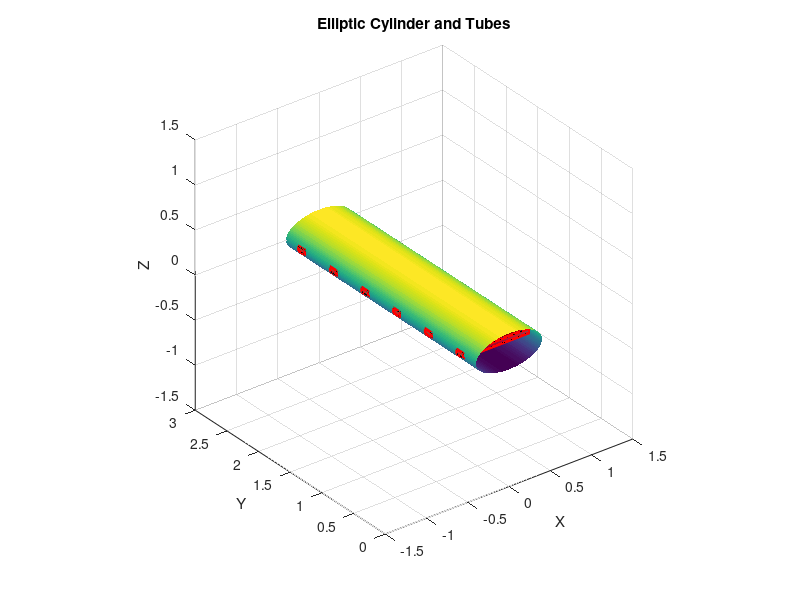

Reproduce this figure in MATLAB.
% Parameters for Case 1 (in meters)
L = 3000/1000; % Length of the elliptic cylinder in mm
a = 400/1000; % Semi-major axis of the ellipse in mm
b = 200/1000; % Semi-minor axis of the ellipse in mm
w = 100/1000; % Width of the tube in mm
d = 50/1000; % Depth of the tube in mm

% Plot the elliptic cylinder (shell)
theta = linspace(0, 2*pi, 100);
z = linspace(0, L, 100);
[Theta, Z] = meshgrid(theta, z);
X_shell = a * cos(Theta);
Z_shell = b * sin(Theta);
Y_shell = Z;

figure;
surf(X_shell, Y_shell, Z_shell, 'EdgeColor', 'none');
hold on;

% Plot the six tubes inside the shell
% Define the vertices of the rectangular prism
tube_x = [-a, a, a, -a, -a, a, a, -a];
tube_y = [-w/2, -w/2, w/2, w/2, -w/2, -w/2, w/2, w/2];
tube_z = [-d/2, -d/2, -d/2, -d/2, d/2, d/2, d/2, d/2];

% Define the faces of the rectangular prism
faces = [
    1 2 6 5; % Bottom face
    2 3 7 6; % Side face
    3 4 8 7; % Top face
    4 1 5 8; % Side face
    1 2 3 4; % Front face
    5 6 7 8; % Back face
];
for i = 0:5
    shift_y = i * (L / 6) + L/12 ;
    
    % Shift the vertices
    x = tube_x;
    y = tube_y + shift_y;
    z = tube_z;
    
    % Plot the faces
    for j = 1:size(faces, 1)
        fill3(x(faces(j, :)), y(faces(j, :)), z(faces(j, :)), 'r', 'FaceAlpha', 0.5);
    end
    
    % Plot the edges
    for j = 1:size(faces, 1)
        for k = 1:size(faces, 2)
            next_k = mod(k, size(faces, 2)) + 1;
            plot3([x(faces(j, k)) x(faces(j, next_k))], [y(faces(j, k)) y(faces(j, next_k))], [z(faces(j, k)) z(faces(j, next_k))], 'r', 'LineWidth', 2);
        end
    end
end
title('Elliptic Cylinder and Tubes');
xlabel('X');
ylabel('Y');
zlabel('Z');
axis equal;
grid on;
hold off;

% Define the density functions
shell_density = @(x, y, z) ones(size(x));
tube_density = @(x, y, z) ones(size(x));

% Shell Volume
z_min = @(x,y) -sqrt(1 - x.^2/a^2) * b;
z_max = @(x,y) sqrt(1 - x.^2/a^2) * b;
shell_volume = integral3(shell_density, -a, a, 0, L, z_min, z_max);

% Tube Volume
tube_volume = integral3(tube_density, 0, w, 0, d, -a, a);

% Cap Volume
x_min = @(y,z) sqrt(1-z.^2/b^2) * a;
capFun = @(y,z,x) ones(size(y));
cap_volume = integral3(capFun, 0, w, -d/2, d/2, x_min, a);

% Total volume of oil required
total_volume = shell_volume - 6 * tube_volume + 12 * cap_volume;

% Display results
fprintf('Volume of the shell: %.5f m^3\n', shell_volume);
fprintf('Volume of one tube: %.5f m^3\n', tube_volume);
fprintf('Volume of one cap: %.5f m^3\n', cap_volume);
fprintf('Total volume of oil required: %.5f m^3\n', total_volume);



